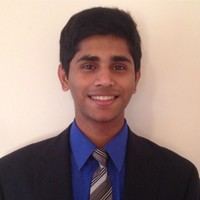
#> input picture 0.jpg, 200 x 200 px
$ python simplepreprocess.py
#> lines starting #> are read from the running program, lines starting #| are printed output that depends on the picture; after the words box and inside, x2 and y2 are one past the last pixel; in counts of white or black regions, pixels touching at a corner belong together
#> in master, img is the input picture: shape (200, 200, 3); mean B, G, R 125.8, 130.7, 153.8
import cv2
import numpy as np
import os
from matplotlib import pyplot as plt
from matplotlib import cm
from skimage.transform import hough_line, hough_line_peaks, probabilistic_hough_line
from skimage.feature import canny
import traceback

# credit given to Github user JeeveshN

CASCADE="Face_cascade.xml"
FACE_CASCADE=cv2.CascadeClassifier(CASCADE)

def detect_faces(image_path, name):

#> called with image_path = '0.jpg', name = 'jo'
	image=cv2.imread(image_path)
	image_grey=cv2.cvtColor(image,cv2.COLOR_BGR2GRAY)
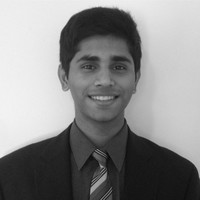
#> image_grey: shape (200, 200); min 4, max 242, mean 137.1

	faces = FACE_CASCADE.detectMultiScale(image_grey,scaleFactor=1.16,minNeighbors=5,minSize=(25,25),flags=0)
#> faces = [[60, 32, 88, 88]]

	listToReturn = []


	for x,y,w,h in faces:
		sub_img=image[y:y+h,x:x+w]
		os.chdir("simple")
		cv2.imwrite(str(name)+".jpg",sub_img)
		os.chdir("../")
		# cv2.rectangle(image,(x,y),(x+w,y+h),(255, 255,0),2)
		listToReturn.append((sub_img,[y,y+h,x,x+w]))
#> this loop made 1 pass
#> pass 1, in detect_faces, `sub_img=image[y:y+h,x:x+w]`:
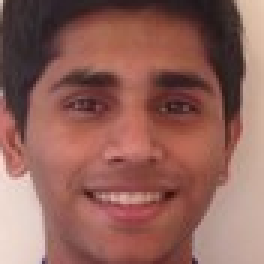
#> sub_img: shape (88, 88, 3) (shown 3 times larger); mean B, G, R 89.7, 98, 144.9
#> after the loop, listToReturn = 1 item

	return (listToReturn)

# Credit to the opencv / scikit pages for example code

# uses Canny Edge Detection (similar to CartoonGAN) given a path to input image
def canny_edge_detection(path_to_image):
    img = cv2.imread(path_to_image)
    edges = cv2.Canny(img)
    # [5 lines of commented-out code are left out]
    return edges
    # concatenate_edge_with_image(edges, img)

# using (Probabilistic) Hough Transform, as taught in class to detect significant edges within an image
def hough_edge_detection(path_to_image):
    img = cv2.imread(path_to_image,0)
    edges = canny(img, 2, 1, 25)
    lines = probabilistic_hough_line(edges, threshold=10, line_length=5,
                                 line_gap=3)

    fig, axes = plt.subplots(1, 3, figsize=(15, 5), sharex=True, sharey=True)
    ax = axes.ravel()
    ax[0].imshow(edges * 0)
    for line in lines:
        p0, p1 = line
        ax[0].plot((p0[0], p1[0]), (p0[1], p1[1]))
    ax[0].set_xlim((0, img.shape[1]))
    ax[0].set_ylim((img.shape[0], 0))
    ax[0].set_title('Probabilistic Hough')

    for a in ax:
        a.set_axis_off()

    plt.tight_layout()
    plt.show()

# given an image of just edges and an original image, produce an image with a combination (pure addition) of the two
def concatenate_edge_with_image(edge_image, original_image):
    # combined_image = edge_image + original_image
    combined_image = cv2.addWeighted(original_image,0.3,edge_image,0.7,0)
    plt.subplot(121),plt.imshow(original_image,cmap = 'gray')
    plt.title('Original Image'), plt.xticks([]), plt.yticks([])
    plt.subplot(122),plt.imshow(combined_image,cmap = 'gray')
    plt.title('Combined Image'), plt.xticks([]), plt.yticks([])
    plt.show()


def master(path_to_img):
    img = cv2.imread(path_to_img,-1)
    face_extraction = detect_faces(path_to_img, "jo")
#> face_extraction = 1 item
    # print(face_extraction)
    edges = cv2.Canny(face_extraction[0][0],100,200)
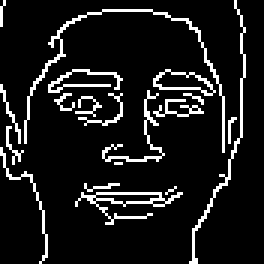
#> edges: shape (88, 88) (shown 3 times larger); 10.1% white in thin lines or dots
    edges = 255 - edges
#> edges: shape (88, 88); 89.9% white; black in thin lines or dots
    edges = cv2.cvtColor(edges,cv2.COLOR_GRAY2RGB)
#> edges: shape (88, 88, 3); 89.9% white; black in thin lines or dots

    # [8 lines of commented-out code are left out]

    black = np.zeros((face_extraction[0][1][1]-face_extraction[0][1][0], face_extraction[0][1][3]-face_extraction[0][1][2], 3), np.uint8)
    h3, w3, c3 = black.shape
#> h3 = 88; w3 = 88; c3 = 3
    black = np.concatenate([black, np.full((h3, w3, 1), 255, dtype=np.uint8)], axis=-1)

    print(img.shape)
#| (200, 200, 3)
    print(edges.shape)
#| (88, 88, 3)
    print(black.shape)
#| (88, 88, 4)

    for row in range(edges.shape[0]):
        for col in range(edges.shape[1]):
            if edges[row,col][0] == 0 and edges[row,col][1] == 0 and edges[row,col][2] == 0:
                # print("hi")
                img[row+(face_extraction[0][1][0]),col+(face_extraction[0][1][2])] = [0,0,0]
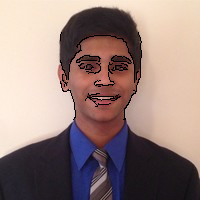
#> img: shape (200, 200, 3); 1.96% of pixels changed, all inside (x1, y1, x2, y2) = (60, 32, 142, 120)


    # img[face_extraction[0][1][0]:face_extraction[0][1][1],face_extraction[0][1][2]:face_extraction[0][1][3]] = cv2.addWeighted(img[face_extraction[0][1][0]:face_extraction[0][1][1],face_extraction[0][1][2]:face_extraction[0][1][3]],0.6,edges,0.4,0)
    # img[face_extraction[0][1][0]:face_extraction[0][1][1],face_extraction[0][1][2]:face_extraction[0][1][3]] = cv2.addWeighted(img[face_extraction[0][1][0]:face_extraction[0][1][1],face_extraction[0][1][2]:face_extraction[0][1][3]],0.6,black,0.1,0)
    plt.subplot(121),plt.imshow(img)
    plt.title('New'), plt.xticks([]), plt.yticks([])
    cv2.imwrite("new.jpg", img)
    # plt.subplot(122),plt.imshow(edges,cmap = 'gray')
    plt.subplot(122),plt.imshow(edges,cmap = 'gray')
    plt.title('Edge Image'), plt.xticks([]), plt.yticks([])
    plt.show()
#> figure, not shown here; B, G, R data is drawn as R, G, B

master("0.jpg")
